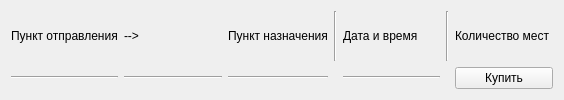
<?xml version="1.0" encoding="UTF-8"?>
<ui version="4.0">
 <class>Route</class>
 <widget class="QWidget" name="Route">
  <property name="geometry">
   <rect>
    <x>0</x>
    <y>0</y>
    <width>564</width>
    <height>100</height>
   </rect>
  </property>
  <property name="sizePolicy">
   <sizepolicy hsizetype="Fixed" vsizetype="Fixed">
    <horstretch>0</horstretch>
    <verstretch>0</verstretch>
   </sizepolicy>
  </property>
  <property name="minimumSize">
   <size>
    <width>525</width>
    <height>100</height>
   </size>
  </property>
  <property name="maximumSize">
   <size>
    <width>568</width>
    <height>100</height>
   </size>
  </property>
  <property name="windowTitle">
   <string>Form</string>
  </property>
  <property name="styleSheet">
   <string notr="true"/>
  </property>
  <layout class="QGridLayout" name="gridLayout">
   <item row="0" column="3">
    <widget class="Line" name="line_2">
     <property name="orientation">
      <enum>Qt::Vertical</enum>
     </property>
    </widget>
   </item>
   <item row="0" column="4">
    <widget class="QLabel" name="labe_dateTime">
     <property name="text">
      <string>Дата и время</string>
     </property>
    </widget>
   </item>
   <item row="1" column="1">
    <widget class="Line" name="line">
     <property name="orientation">
      <enum>Qt::Horizontal</enum>
     </property>
    </widget>
   </item>
   <item row="1" column="0">
    <widget class="Line" name="line_5">
     <property name="orientation">
      <enum>Qt::Horizontal</enum>
     </property>
    </widget>
   </item>
   <item row="1" column="4">
    <widget class="Line" name="line_7">
     <property name="orientation">
      <enum>Qt::Horizontal</enum>
     </property>
    </widget>
   </item>
   <item row="1" column="2">
    <widget class="Line" name="line_6">
     <property name="orientation">
      <enum>Qt::Horizontal</enum>
     </property>
    </widget>
   </item>
   <item row="0" column="0">
    <widget class="QLabel" name="label_city_from">
     <property name="text">
      <string>Пункт отправления</string>
     </property>
    </widget>
   </item>
   <item row="1" column="6">
    <widget class="QPushButton" name="pushButton_buy">
     <property name="text">
      <string>Купить</string>
     </property>
    </widget>
   </item>
   <item row="0" column="6">
    <widget class="QLabel" name="labe_cnt_seats">
     <property name="text">
      <string>Количество мест</string>
     </property>
    </widget>
   </item>
   <item row="0" column="1">
    <widget class="QLabel" name="label_5">
     <property name="text">
      <string>--&gt;</string>
     </property>
    </widget>
   </item>
   <item row="0" column="5">
    <widget class="Line" name="line_4">
     <property name="orientation">
      <enum>Qt::Vertical</enum>
     </property>
    </widget>
   </item>
   <item row="0" column="2">
    <widget class="QLabel" name="label_city_to">
     <property name="text">
      <string>Пункт назначения</string>
     </property>
    </widget>
   </item>
  </layout>
 </widget>
 <resources/>
 <connections/>
</ui>
